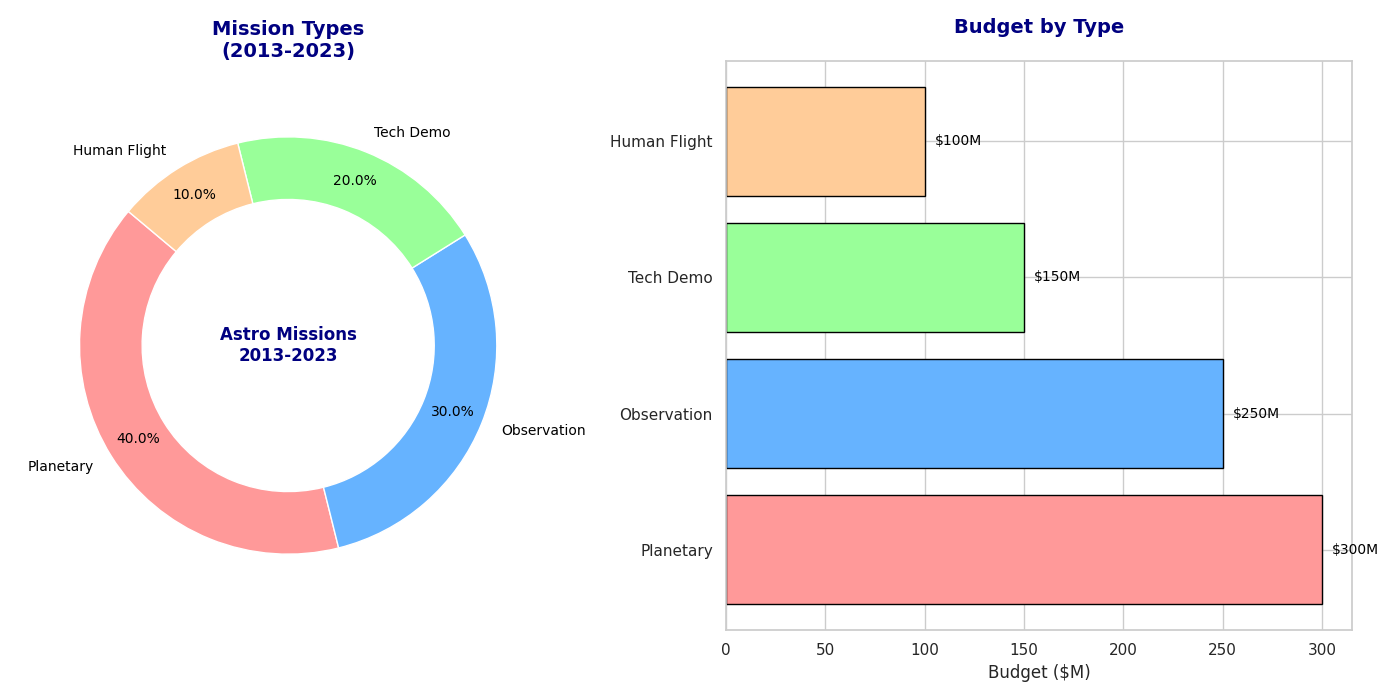

Generate this figure with Python:
import matplotlib.pyplot as plt
import numpy as np

mission_types = ['Planetary', 'Observation', 'Tech Demo', 'Human Flight']
mission_counts = [40, 30, 20, 10]
mission_budgets = [300, 250, 150, 100]  # In millions of dollars
colors = ['#ff9999', '#66b3ff', '#99ff99', '#ffcc99']

fig, (ax1, ax2) = plt.subplots(1, 2, figsize=(14, 7), gridspec_kw={'width_ratios': [1, 1.2]})

wedges, texts, autotexts = ax1.pie(
    mission_counts,
    labels=mission_types,
    autopct='%1.1f%%',
    startangle=140,
    colors=colors,
    pctdistance=0.85,
    wedgeprops=dict(width=0.3, edgecolor='w'),
    textprops={'fontsize': 10, 'color': 'black'}
)

ax1.text(0, 0, 'Astro Missions\n2013-2023',
         horizontalalignment='center', verticalalignment='center',
         fontsize=12, fontweight='bold', color='navy')

ax1.set_title("Mission Types\n(2013-2023)",
              fontsize=14, fontweight='bold', color='navy', pad=20)

ax2.barh(mission_types, mission_budgets, color=colors, edgecolor='black')
ax2.set_xlabel('Budget ($M)', fontsize=12)
ax2.set_title("Budget by Type",
              fontsize=14, fontweight='bold', color='navy', pad=20)

for i, (count, budget) in enumerate(zip(mission_counts, mission_budgets)):
    ax2.text(budget + 5, i, f'${budget}M', va='center', fontsize=10, color='black')

plt.tight_layout()
plt.show()
